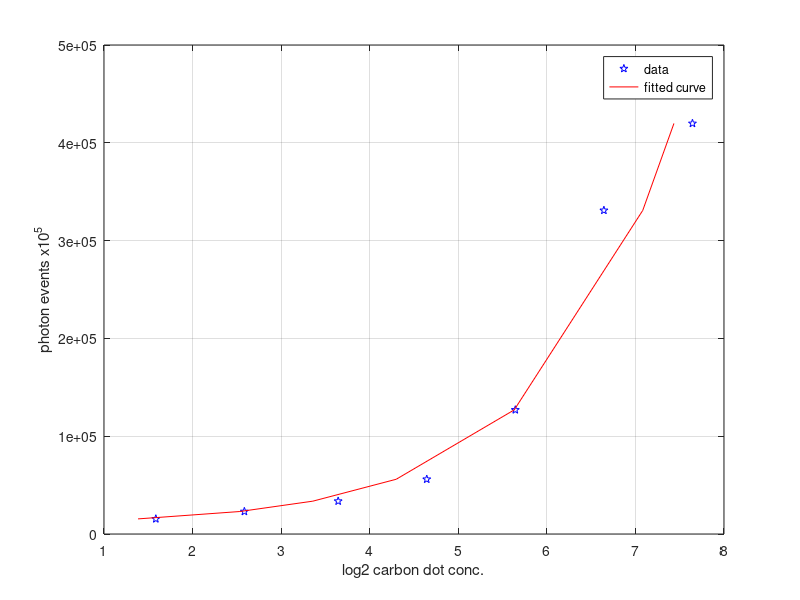

MATLAB code for this plot:
% % MAPPING: super constant = B(1),    c_steady = B(2), 
c_0_fit = @(B,n) ((1/B(1))*(n+B(1)*B(2)));                     % Function To Fit     n = super_constant*b_steady = superconstant(c_0-c_steady)
n  = [15450,23000,33580,55980,126900,330900,419800];              % Data
c_0 = ([3,6,12.5,25,50,100,200]);
SSECF = @(B) sum((c_0 - c_0_fit(B,n)).^2);                % Sum-Squared-Error Cost Function
B0 = [1, 100];                                            % Choose Appropriate Initial Values
[B_est, SSE] = fminsearch(SSECF, B0)                   % Estimate Parameters
figure(1)                                               % Plot Results
plot(log2(c_0), n, 'bp')
hold on
plot( log2(c_0_fit(B_est,n)),n, '-r')
hold off
grid
xlabel('log2 carbon dot conc.');
ylabel('photon events x10^5');
legend('data','fitted curve');
